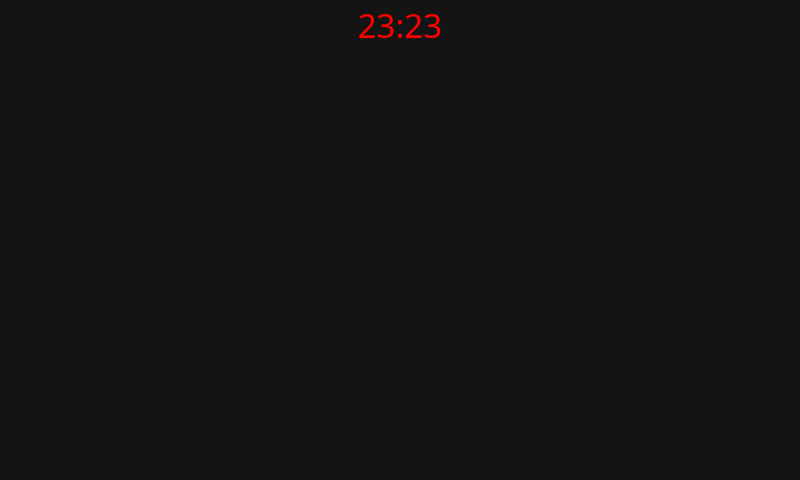
<?xml version="1.0" encoding="UTF-8"?>
<ui version="4.0">
 <author>Jaime Portillo</author>
 <class>Central</class>
 <widget class="QMainWindow" name="Central">
  <property name="geometry">
   <rect>
    <x>0</x>
    <y>0</y>
    <width>800</width>
    <height>480</height>
   </rect>
  </property>
  <widget class="QWidget" name="centralwidget">
   <widget class="QFrame" name="frame_logo">
    <property name="geometry">
     <rect>
      <x>315</x>
      <y>400</y>
      <width>170</width>
      <height>30</height>
     </rect>
    </property>
    <property name="frameShape">
     <enum>QFrame::NoFrame</enum>
    </property>
    <property name="frameShadow">
     <enum>QFrame::Raised</enum>
    </property>
    <layout class="QVBoxLayout" name="verticalLayout_2">
     <property name="spacing">
      <number>0</number>
     </property>
     <property name="sizeConstraint">
      <enum>QLayout::SetDefaultConstraint</enum>
     </property>
     <property name="leftMargin">
      <number>0</number>
     </property>
     <property name="topMargin">
      <number>0</number>
     </property>
     <property name="rightMargin">
      <number>0</number>
     </property>
     <property name="bottomMargin">
      <number>0</number>
     </property>
     <item>
      <widget class="QLabel" name="label_logo">
       <property name="pixmap">
        <pixmap resource="../../resources.qrc">:/styles/Resources/porti_os.png</pixmap>
       </property>
       <property name="scaledContents">
        <bool>true</bool>
       </property>
       <property name="alignment">
        <set>Qt::AlignCenter</set>
       </property>
      </widget>
     </item>
    </layout>
   </widget>
   <widget class="QFrame" name="frame_header">
    <property name="geometry">
     <rect>
      <x>0</x>
      <y>0</y>
      <width>800</width>
      <height>70</height>
     </rect>
    </property>
    <property name="minimumSize">
     <size>
      <width>800</width>
      <height>70</height>
     </size>
    </property>
    <property name="maximumSize">
     <size>
      <width>800</width>
      <height>70</height>
     </size>
    </property>
    <property name="frameShape">
     <enum>QFrame::NoFrame</enum>
    </property>
    <property name="frameShadow">
     <enum>QFrame::Raised</enum>
    </property>
    <widget class="QLabel" name="header_background">
     <property name="geometry">
      <rect>
       <x>0</x>
       <y>0</y>
       <width>800</width>
       <height>70</height>
      </rect>
     </property>
     <property name="minimumSize">
      <size>
       <width>800</width>
       <height>70</height>
      </size>
     </property>
     <property name="maximumSize">
      <size>
       <width>800</width>
       <height>70</height>
      </size>
     </property>
     <property name="pixmap">
      <pixmap resource="../../resources.qrc">:/styles/Resources/header_red.png</pixmap>
     </property>
     <property name="scaledContents">
      <bool>true</bool>
     </property>
    </widget>
    <widget class="QLabel" name="label_clock">
     <property name="geometry">
      <rect>
       <x>325</x>
       <y>0</y>
       <width>150</width>
       <height>50</height>
      </rect>
     </property>
     <property name="font">
      <font>
       <family>Bahnschrift Light Condensed</family>
       <pointsize>25</pointsize>
       <weight>50</weight>
       <italic>false</italic>
       <bold>false</bold>
      </font>
     </property>
     <property name="styleSheet">
      <string notr="true">color:rgb(255,0,0);</string>
     </property>
     <property name="text">
      <string>23:23</string>
     </property>
     <property name="alignment">
      <set>Qt::AlignCenter</set>
     </property>
    </widget>
    <widget class="QPushButton" name="bluetoothStatusButton">
     <property name="geometry">
      <rect>
       <x>459</x>
       <y>10</y>
       <width>24</width>
       <height>24</height>
      </rect>
     </property>
     <property name="styleSheet">
      <string notr="true">border:none;</string>
     </property>
     <property name="text">
      <string/>
     </property>
     <property name="icon">
      <iconset resource="../../resources.qrc">
       <normaloff>:/bt_icons/Resources/Icons/bt_states/bluetooth_gray.png</normaloff>:/bt_icons/Resources/Icons/bt_states/bluetooth_gray.png</iconset>
     </property>
     <property name="iconSize">
      <size>
       <width>22</width>
       <height>22</height>
      </size>
     </property>
    </widget>
   </widget>
   <widget class="QFrame" name="frame_footer">
    <property name="geometry">
     <rect>
      <x>0</x>
      <y>410</y>
      <width>800</width>
      <height>430</height>
     </rect>
    </property>
    <property name="palette">
     <palette>
      <active/>
      <inactive/>
      <disabled/>
     </palette>
    </property>
    <property name="styleSheet">
     <string notr="true">QPushButton{
	background:none;
	border:none;
	
}
QPushButton:hover{

}</string>
    </property>
    <property name="frameShape">
     <enum>QFrame::NoFrame</enum>
    </property>
    <property name="frameShadow">
     <enum>QFrame::Raised</enum>
    </property>
    <widget class="QFrame" name="footer_i">
     <property name="geometry">
      <rect>
       <x>0</x>
       <y>20</y>
       <width>260</width>
       <height>50</height>
      </rect>
     </property>
     <property name="minimumSize">
      <size>
       <width>260</width>
       <height>50</height>
      </size>
     </property>
     <property name="maximumSize">
      <size>
       <width>260</width>
       <height>30</height>
      </size>
     </property>
     <property name="frameShape">
      <enum>QFrame::NoFrame</enum>
     </property>
     <property name="frameShadow">
      <enum>QFrame::Raised</enum>
     </property>
     <layout class="QHBoxLayout" name="horizontalLayout">
      <property name="spacing">
       <number>0</number>
      </property>
      <property name="leftMargin">
       <number>0</number>
      </property>
      <property name="topMargin">
       <number>0</number>
      </property>
      <property name="rightMargin">
       <number>0</number>
      </property>
      <property name="bottomMargin">
       <number>0</number>
      </property>
      <item>
       <widget class="QPushButton" name="footerButton_1">
        <property name="minimumSize">
         <size>
          <width>0</width>
          <height>50</height>
         </size>
        </property>
        <property name="font">
         <font>
          <family>Bahnschrift Light Condensed</family>
          <pointsize>8</pointsize>
         </font>
        </property>
        <property name="cursor">
         <cursorShape>PointingHandCursor</cursorShape>
        </property>
        <property name="mouseTracking">
         <bool>false</bool>
        </property>
        <property name="focusPolicy">
         <enum>Qt::NoFocus</enum>
        </property>
        <property name="icon">
         <iconset resource="../../resources.qrc">
          <normaloff>:/icons_red/Resources/Icons/png-red/fi-rr-angle-double-small-left.png</normaloff>:/icons_red/Resources/Icons/png-red/fi-rr-angle-double-small-left.png</iconset>
        </property>
        <property name="iconSize">
         <size>
          <width>24</width>
          <height>24</height>
         </size>
        </property>
       </widget>
      </item>
      <item>
       <widget class="QPushButton" name="footerButton_2">
        <property name="minimumSize">
         <size>
          <width>0</width>
          <height>50</height>
         </size>
        </property>
        <property name="cursor">
         <cursorShape>PointingHandCursor</cursorShape>
        </property>
        <property name="focusPolicy">
         <enum>Qt::NoFocus</enum>
        </property>
        <property name="icon">
         <iconset resource="../../resources.qrc">
          <normaloff>:/icons_red/Resources/Icons/png-red/play-fill.png</normaloff>:/icons_red/Resources/Icons/png-red/play-fill.png</iconset>
        </property>
        <property name="iconSize">
         <size>
          <width>24</width>
          <height>24</height>
         </size>
        </property>
       </widget>
      </item>
      <item>
       <widget class="QPushButton" name="footerButton_3">
        <property name="minimumSize">
         <size>
          <width>0</width>
          <height>50</height>
         </size>
        </property>
        <property name="cursor">
         <cursorShape>PointingHandCursor</cursorShape>
        </property>
        <property name="focusPolicy">
         <enum>Qt::NoFocus</enum>
        </property>
        <property name="icon">
         <iconset resource="../../resources.qrc">
          <normaloff>:/icons_red/Resources/Icons/png-red/fi-rr-angle-double-small-right.png</normaloff>:/icons_red/Resources/Icons/png-red/fi-rr-angle-double-small-right.png</iconset>
        </property>
        <property name="iconSize">
         <size>
          <width>24</width>
          <height>24</height>
         </size>
        </property>
       </widget>
      </item>
     </layout>
    </widget>
    <widget class="QFrame" name="footer_d">
     <property name="geometry">
      <rect>
       <x>540</x>
       <y>20</y>
       <width>260</width>
       <height>50</height>
      </rect>
     </property>
     <property name="minimumSize">
      <size>
       <width>260</width>
       <height>50</height>
      </size>
     </property>
     <property name="maximumSize">
      <size>
       <width>260</width>
       <height>50</height>
      </size>
     </property>
     <property name="frameShadow">
      <enum>QFrame::Sunken</enum>
     </property>
     <layout class="QHBoxLayout" name="horizontalLayout_2">
      <property name="spacing">
       <number>0</number>
      </property>
      <property name="leftMargin">
       <number>0</number>
      </property>
      <property name="topMargin">
       <number>0</number>
      </property>
      <property name="rightMargin">
       <number>0</number>
      </property>
      <property name="bottomMargin">
       <number>0</number>
      </property>
      <item>
       <widget class="QPushButton" name="footerButton_4">
        <property name="minimumSize">
         <size>
          <width>0</width>
          <height>50</height>
         </size>
        </property>
        <property name="cursor">
         <cursorShape>PointingHandCursor</cursorShape>
        </property>
        <property name="focusPolicy">
         <enum>Qt::NoFocus</enum>
        </property>
        <property name="icon">
         <iconset resource="../../resources.qrc">
          <normaloff>:/icons_red/Resources/Icons/png-red/icons-menu.png</normaloff>:/icons_red/Resources/Icons/png-red/icons-menu.png</iconset>
        </property>
        <property name="iconSize">
         <size>
          <width>30</width>
          <height>30</height>
         </size>
        </property>
       </widget>
      </item>
      <item>
       <widget class="QPushButton" name="footerButton_5">
        <property name="minimumSize">
         <size>
          <width>0</width>
          <height>50</height>
         </size>
        </property>
        <property name="cursor">
         <cursorShape>PointingHandCursor</cursorShape>
        </property>
        <property name="focusPolicy">
         <enum>Qt::NoFocus</enum>
        </property>
        <property name="icon">
         <iconset resource="../../resources.qrc">
          <normaloff>:/icons_red/Resources/Icons/png-red/levels.png</normaloff>:/icons_red/Resources/Icons/png-red/levels.png</iconset>
        </property>
        <property name="iconSize">
         <size>
          <width>30</width>
          <height>30</height>
         </size>
        </property>
       </widget>
      </item>
      <item>
       <widget class="QPushButton" name="footerButton_6">
        <property name="minimumSize">
         <size>
          <width>0</width>
          <height>50</height>
         </size>
        </property>
        <property name="cursor">
         <cursorShape>PointingHandCursor</cursorShape>
        </property>
        <property name="focusPolicy">
         <enum>Qt::NoFocus</enum>
        </property>
        <property name="icon">
         <iconset resource="../../resources.qrc">
          <normaloff>:/icons_red/Resources/Icons/png-red/fi-rr-power.png</normaloff>:/icons_red/Resources/Icons/png-red/fi-rr-power.png</iconset>
        </property>
        <property name="iconSize">
         <size>
          <width>24</width>
          <height>24</height>
         </size>
        </property>
       </widget>
      </item>
     </layout>
     <zorder>footerButton_6</zorder>
     <zorder>footerButton_5</zorder>
     <zorder>footerButton_4</zorder>
    </widget>
    <widget class="QLabel" name="footer_background">
     <property name="geometry">
      <rect>
       <x>0</x>
       <y>0</y>
       <width>800</width>
       <height>70</height>
      </rect>
     </property>
     <property name="text">
      <string/>
     </property>
     <property name="pixmap">
      <pixmap resource="../../resources.qrc">:/styles/Resources/footer_red.png</pixmap>
     </property>
     <property name="scaledContents">
      <bool>true</bool>
     </property>
    </widget>
    <zorder>footer_background</zorder>
    <zorder>footer_i</zorder>
    <zorder>footer_d</zorder>
   </widget>
   <widget class="QStackedWidget" name="appsWidget">
    <property name="geometry">
     <rect>
      <x>0</x>
      <y>0</y>
      <width>800</width>
      <height>480</height>
     </rect>
    </property>
    <property name="minimumSize">
     <size>
      <width>800</width>
      <height>480</height>
     </size>
    </property>
    <property name="maximumSize">
     <size>
      <width>800</width>
      <height>480</height>
     </size>
    </property>
    <widget class="QWidget" name="page_dashboard"/>
    <widget class="QWidget" name="page_player"/>
    <widget class="QWidget" name="page_settings"/>
    <widget class="QWidget" name="page_apps"/>
    <widget class="QWidget" name="page_leds"/>
   </widget>
   <widget class="QFrame" name="frame_volume">
    <property name="geometry">
     <rect>
      <x>652</x>
      <y>200</y>
      <width>40</width>
      <height>200</height>
     </rect>
    </property>
    <property name="styleSheet">
     <string notr="true">QFrame#frame_volume{
	
	background:rgba(57, 57, 57, 200);
	border-radius:20px;

}</string>
    </property>
    <property name="frameShape">
     <enum>QFrame::NoFrame</enum>
    </property>
    <property name="frameShadow">
     <enum>QFrame::Raised</enum>
    </property>
    <widget class="QSlider" name="slider_volume">
     <property name="geometry">
      <rect>
       <x>5</x>
       <y>25</y>
       <width>30</width>
       <height>150</height>
      </rect>
     </property>
     <property name="styleSheet">
      <string notr="true">
QSlider::groove:vertical{
	width:20px;
	background:transparent;
}

QSlider::handle:vertical{
	border:1px solid red;
	background:red;
	height:6px;
	width:20px;
	margin-left:-3px;
	margin-right:-3px;
	border-radius:3px;	

}</string>
     </property>
     <property name="maximum">
      <number>127</number>
     </property>
     <property name="value">
      <number>50</number>
     </property>
    </widget>
    <widget class="Line" name="line">
     <property name="geometry">
      <rect>
       <x>20</x>
       <y>25</y>
       <width>1</width>
       <height>150</height>
      </rect>
     </property>
     <property name="styleSheet">
      <string notr="true">border:1px solid gray;</string>
     </property>
     <property name="orientation">
      <enum>Qt::Vertical</enum>
     </property>
    </widget>
    <zorder>line</zorder>
    <zorder>slider_volume</zorder>
   </widget>
   <widget class="QFrame" name="frame_background">
    <property name="geometry">
     <rect>
      <x>0</x>
      <y>0</y>
      <width>800</width>
      <height>480</height>
     </rect>
    </property>
    <property name="styleSheet">
     <string notr="true">QFrame#frame_background{
	background:rgb(20,20,20);
}</string>
    </property>
   </widget>
   <widget class="QFrame" name="frame_power">
    <property name="geometry">
     <rect>
      <x>0</x>
      <y>0</y>
      <width>800</width>
      <height>480</height>
     </rect>
    </property>
    <property name="styleSheet">
     <string notr="true">background-color: rgba(24, 24, 24, 200);</string>
    </property>
    <widget class="QFrame" name="frame_powerMenu">
     <property name="geometry">
      <rect>
       <x>250</x>
       <y>100</y>
       <width>300</width>
       <height>250</height>
      </rect>
     </property>
     <property name="styleSheet">
      <string notr="true">QFrame{
	background-color: rgb(61, 61, 61);
	border-radius:5px;

}
QPushButton{
	border:2px solid red;
	background-color: rgb(159, 159, 159);	
	border-radius:5px;
}
QPushButton:pressed{
	background:red;
	color:white;
}</string>
     </property>
     <widget class="QPushButton" name="centralRebootButton">
      <property name="geometry">
       <rect>
        <x>10</x>
        <y>130</y>
        <width>280</width>
        <height>50</height>
       </rect>
      </property>
      <property name="font">
       <font>
        <family>Bahnschrift Light Condensed</family>
        <pointsize>11</pointsize>
       </font>
      </property>
      <property name="text">
       <string>REBOOT</string>
      </property>
     </widget>
     <widget class="QPushButton" name="centralShutdownButton">
      <property name="geometry">
       <rect>
        <x>10</x>
        <y>70</y>
        <width>280</width>
        <height>50</height>
       </rect>
      </property>
      <property name="font">
       <font>
        <family>Bahnschrift Light Condensed</family>
        <pointsize>11</pointsize>
       </font>
      </property>
      <property name="text">
       <string>SHUTDOWN</string>
      </property>
     </widget>
     <widget class="QFrame" name="frame_8">
      <property name="geometry">
       <rect>
        <x>0</x>
        <y>0</y>
        <width>300</width>
        <height>60</height>
       </rect>
      </property>
      <widget class="QLabel" name="label_13">
       <property name="geometry">
        <rect>
         <x>10</x>
         <y>10</y>
         <width>200</width>
         <height>40</height>
        </rect>
       </property>
       <property name="font">
        <font>
         <family>Bahnschrift Light Condensed</family>
         <pointsize>21</pointsize>
        </font>
       </property>
       <property name="styleSheet">
        <string notr="true">color:white;</string>
       </property>
       <property name="text">
        <string>Power</string>
       </property>
       <property name="alignment">
        <set>Qt::AlignLeading|Qt::AlignLeft|Qt::AlignTop</set>
       </property>
      </widget>
      <widget class="Line" name="line_4">
       <property name="geometry">
        <rect>
         <x>10</x>
         <y>50</y>
         <width>280</width>
         <height>2</height>
        </rect>
       </property>
       <property name="styleSheet">
        <string notr="true">background:red;
border:none;</string>
       </property>
       <property name="orientation">
        <enum>Qt::Horizontal</enum>
       </property>
      </widget>
      <widget class="QPushButton" name="powerCloseButton">
       <property name="geometry">
        <rect>
         <x>250</x>
         <y>10</y>
         <width>40</width>
         <height>40</height>
        </rect>
       </property>
       <property name="styleSheet">
        <string notr="true">border:none;
background:none;</string>
       </property>
       <property name="text">
        <string/>
       </property>
       <property name="icon">
        <iconset resource="../../resources.qrc">
         <normaloff>:/icons_red/Resources/Icons/png-red/fi-rr-cross-small.png</normaloff>:/icons_red/Resources/Icons/png-red/fi-rr-cross-small.png</iconset>
       </property>
       <property name="iconSize">
        <size>
         <width>30</width>
         <height>30</height>
        </size>
       </property>
      </widget>
     </widget>
     <widget class="QPushButton" name="centralExitButton">
      <property name="geometry">
       <rect>
        <x>10</x>
        <y>190</y>
        <width>280</width>
        <height>50</height>
       </rect>
      </property>
      <property name="font">
       <font>
        <family>Bahnschrift Light Condensed</family>
        <pointsize>11</pointsize>
       </font>
      </property>
      <property name="text">
       <string>EXIT</string>
      </property>
     </widget>
    </widget>
   </widget>
   <zorder>frame_power</zorder>
   <zorder>frame_volume</zorder>
   <zorder>frame_background</zorder>
   <zorder>appsWidget</zorder>
   <zorder>frame_logo</zorder>
   <zorder>frame_header</zorder>
   <zorder>frame_footer</zorder>
  </widget>
 </widget>
 <resources>
  <include location="../../resources.qrc"/>
 </resources>
 <connections/>
</ui>
